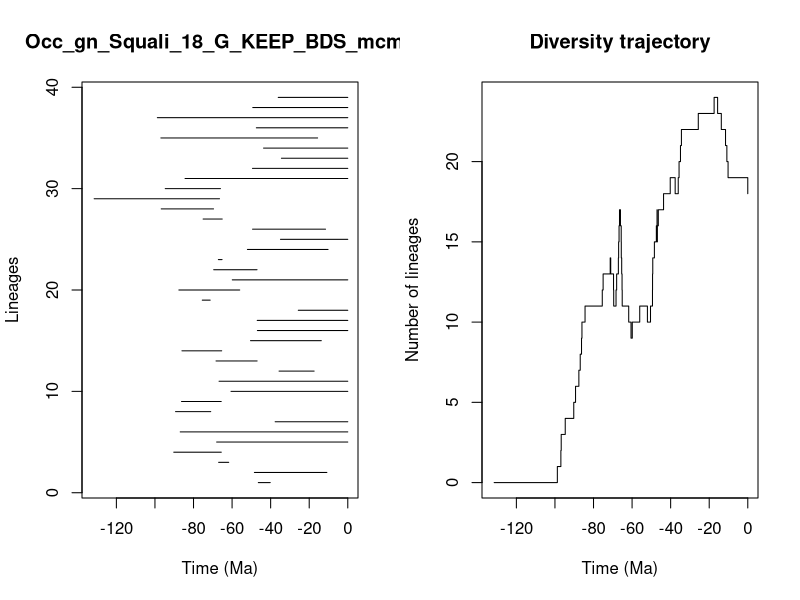

This chart was generated by the following R code:


pdf(file='../Results/Genus/5_MA_bins_EP_FT/pyrate_mcmc_logs/Occ_gn_Squali_18_G_KEEP_BDS_mcmc_LTT.pdf',width=0.6*20, height=0.6*10)
title = "Occ_gn_Squali_18_G_KEEP_BDS_mcmc"
ts=c(46.39768824827585, 48.43091689985821,66.97392934194144,90.24484822944713,68.00099226581023,86.89143219467859,37.65560580253301,89.319184954667,86.21971133926863,60.55233121045707,66.75312496047724,35.636703504427196,68.32077199131702,85.99733173617537,50.44498016591074,46.87799913299344,46.96272770990198,25.66533621896409,75.45911615674706,87.59646394351535,59.89657872863009,69.53188725486869,67.11102320676231,52.04847690692651,34.90268129468126,49.38251878806659,75.01607917254253,96.75095117983157,131.52752051887296,94.66399047602066,84.38919733070286,49.424908676225314,34.41365852318146,43.675925072377225,96.92821519472395,47.41604966000314,98.75513576950704,49.27231227368295,36.06340557340799)
te=c(40.21621107220104, 10.844117535368186,61.74752107655557,65.59736278097309,0.0,0.0,0.0,71.07342934715452,65.6349815898604,0.0,0.0,17.456783343809494,47.02096475686838,65.3862661881612,13.728760023232255,0.0,0.0,0.0,71.34475820999637,56.03366458681224,0.0,47.05943077609337,65.195795126087,10.220068101990654,0.0,11.538214411990955,65.1175060834518,69.62105669645481,66.5226664215573,66.02313403120908,0.0,0.0,0.0,0.0,15.646050201193097,0.0,0.0,0.0,0.0)
div_traj=c(0, 1,2,3,4,5,6,7,8,9,10,11,12,13,14,13,12,11,12,13,14,15,16,17,16,15,14,13,12,11,10,9,10,11,10,11,12,13,14,15,16,17,16,15,16,17,18,19,18,19,20,21,22,23,24,23,22,21,20,19,18)
time_events=c(131.52752051887296, 98.75513576950704,96.92821519472395,96.75095117983157,94.66399047602066,90.24484822944713,89.319184954667,87.59646394351535,86.89143219467859,86.21971133926863,85.99733173617537,84.38919733070286,75.45911615674706,75.01607917254253,71.34475820999637,71.07342934715452,69.62105669645481,69.53188725486869,68.32077199131702,68.00099226581023,67.11102320676231,66.97392934194144,66.75312496047724,66.5226664215573,66.02313403120908,65.6349815898604,65.59736278097309,65.3862661881612,65.195795126087,65.1175060834518,61.74752107655557,60.55233121045707,59.89657872863009,56.03366458681224,52.04847690692651,50.44498016591074,49.424908676225314,49.38251878806659,49.27231227368295,48.43091689985821,47.41604966000314,47.05943077609337,47.02096475686838,46.96272770990198,46.87799913299344,46.39768824827585,43.675925072377225,40.21621107220104,37.65560580253301,36.06340557340799,35.636703504427196,34.90268129468126,34.41365852318146,25.66533621896409,17.456783343809494,15.646050201193097,13.728760023232255,11.538214411990955,10.844117535368186,10.220068101990654,0.0)
                par(mfrow=c(1,2))
                L = length(ts)
                plot(ts, 1:L , xlim=c(-max(ts)-1,0), pch=20, type="n", main=title,xlab="Time (Ma)",ylab="Lineages")
                for (i in 1:L){segments(x0=-te[i],y0=i,x1=-ts[i],y1=i)}    
                t = -time_events
                plot(div_traj ~ t,type="s", main = "Diversity trajectory",xlab="Time (Ma)",ylab="Number of lineages",xlim=c(-max(ts)-1,0))
                abline(v=c(65,200,251,367,445),lty=2,col="gray")
                
